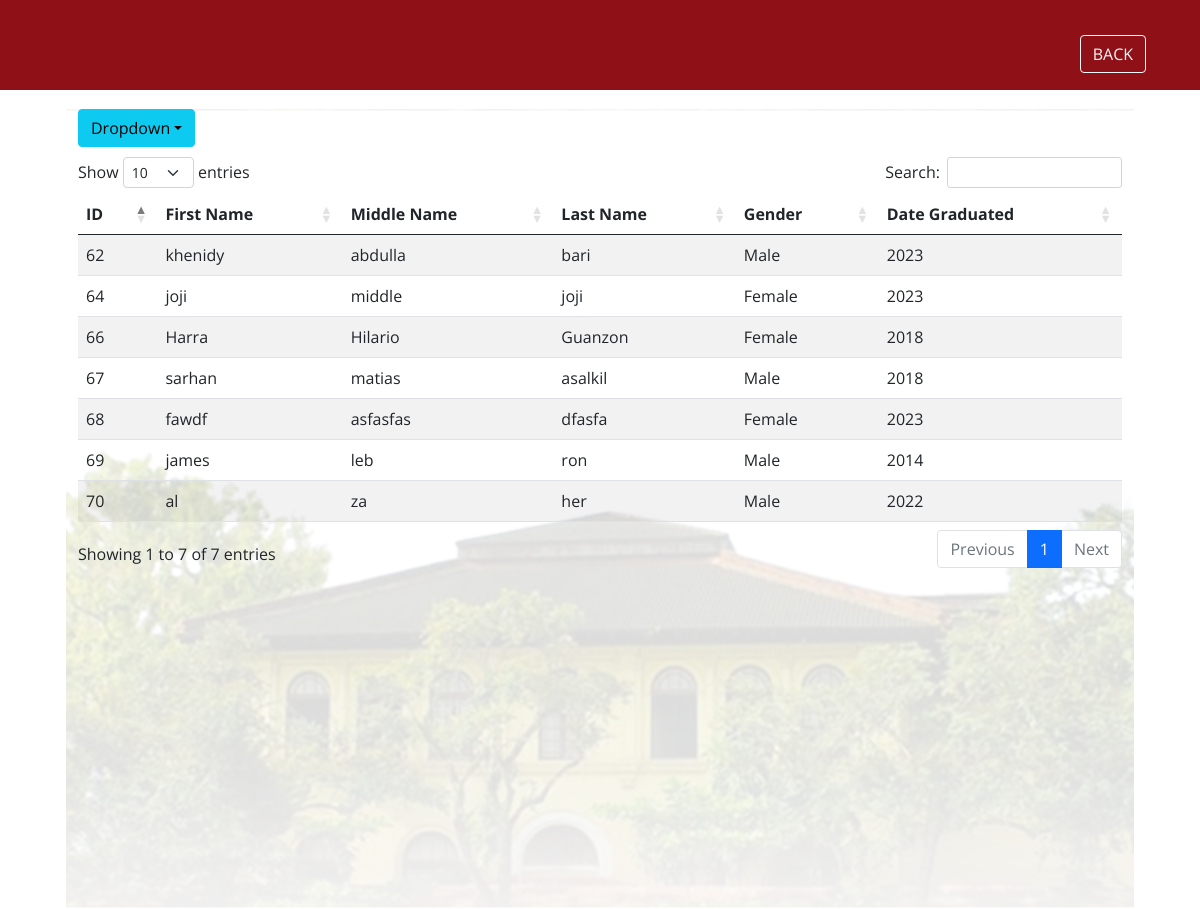
Page /listjhs.php on the committed database.
### tables this page shows
CREATE TABLE `highschool` (
  `id` int(11) NOT NULL,
  `name` varchar(225) NOT NULL,
  `middle` varchar(225) NOT NULL,
  `last` varchar(225) NOT NULL,
  `gender` varchar(225) NOT NULL,
  `dategraduated` int(11) NOT NULL
);

### listjhs.php (the view, shortened to what this page needs)
<!DOCTYPE html>
<html>
<head>
  <link rel="stylesheet" href="https://cdn.datatables.net/1.10.18/css/dataTables.bootstrap4.min.css">
  <link href="https://cdn.jsdelivr.net/npm/simple-datatables@latest/dist/style.css" rel="stylesheet" />
  <link href="https://cdnjs.cloudflare.com/ajax/libs/twitter-bootstrap/5.2.0/css/bootstrap.min.css" rel="stylesheet" />
  <link href="https://cdn.datatables.net/1.13.3/css/dataTables.bootstrap5.min.csss" rel="stylesheet" />
  <link href="vendor/bootstrap/css/bootstrap.min.css" rel="stylesheet">
  <link rel="stylesheet" href="assets/css/fontawesome.css">
  <link rel="stylesheet" href="assets/css/main.css">
  <link rel="stylesheet" href="assets/css/animated.css">
  <link rel="stylesheet" href="assets/css/owl.css">
<header class="header-area header-sticky wow slideInDown" data-wow-duration="0.75s" data-wow-delay="0s">
  <div class="container">
    <div class="row">
      <div class="col-12">
        <nav class="main-nav">
          <a href="index.php">
            <button type="button" class="btn btn-outline-light" style="margin-top: 35px; float: right">BACK</button></a>
</head>
<body>
  <div class="container"style="justify-content: center; padding-top: 10%;">
    <div class="row">
      <section class="vh-100" style="background-image: url('assets/images/MAINN.png');background-position: center;">
        <div class="col-md-12">
          <div class="table-responsive">
            <table id="example" class="table table-striped table-boardered table-hover" style="width:100%">
            <div class="btn-group">
              <thead>
                <tr>
                  <th>ID</th>
                  <th>First Name</th>
                  <th>Middle Name</th>
                  <th>Last Name</th>
                  <th>Gender</th>
                  <th>Date Graduated</th>
                </tr>
              </thead>
<div class="dropdown">
  <button class="btn btn-info dropdown-toggle">Dropdown</button>
  <div style="padding-top: 10px;">
  </div>
</div>
              <tbody>
                        <?php
                        $servername = "localhost";
                        $username = "root";
                        $password = "";
                        $dbname = "alumni";
                        $conn = mysqli_connect($servername, $username, $password, $dbname);
                        $sql = "SELECT * FROM highschool WHERE id=id";
                        $result = $conn->query($sql);
                        while ($row = $result->fetch_assoc()) {
                          echo "
                    <tr>
                    <td>  $row[id] </td>
                     <td>  $row[name]  </td>
                     <td>  $row[middle]  </td>
                      <td>  $row[last]  </td>
                      <td>  $row[gender]  </td>
                      <td>  $row[dategraduated]  </td>
                       </tr>
                    ";
                        }
                        ?>
                      </tbody>
                    </table>
          </body>
</html>

### assets/css/main.css (style rules this page uses)
html, body, div, span, applet, object, iframe, h1, h2, h3, h4, h5, h6, p, blockquote, div pre, a, abbr, acronym, address, big, cite, code, del, dfn, em, font, img, ins, kbd, q, s, samp, small, strike, strong, sub, sup, tt, var, b, u, i, center, dl, dt, dd, ol, ul, li, figure, header, nav, section, article, aside, footer, figcaption { margin: 0; padding: 0; border: 0; outline: 0; }
header, nav, section, article, aside, footer, hgroup { display: block; }
* { box-sizing: border-box; }
html, body { font-family: 'Open Sans', sans-serif; font-weight: 400; background-color: #fff; -ms-text-size-adjust: 100%; -webkit-font-smoothing: antialiased; -moz-osx-font-smoothing: grayscale; }
a { text-decoration: none !important; }
html, body { background: #fff; font-family: 'Open Sans', sans-serif; }
.header-area { background-color: #8f1016; position: absolute; top: 0px; left: 0px; right: 0px; z-index: 100; height: 90px; -webkit-transition: all .5s ease 0s; -moz-transition: all .5s ease 0s; -o-transition: all .5s ease 0s; transition: all .5s ease 0s; }
.header-area.header-sticky { min-height: 80px; }
@media (max-width: 1200px) { .header-area .main-nav:before { display: none; } }

### listjhs.php (style rules this page uses)
.dropdown { position: relative; display: inline-block; }

### rows in the picture
highschool: id "62", name "khenidy", middle "abdulla", last "bari", gender "Male", dategraduated "2023"
highschool: id "64", name "joji", middle "middle", last "joji", gender "Female", dategraduated "2023"
highschool: id "66", name "Harra", middle "Hilario", last "Guanzon", gender "Female", dategraduated "2018"
highschool: id "67", name "sarhan", middle "matias", last "asalkil", gender "Male", dategraduated "2018"
highschool: id "68", name "fawdf", middle "asfasfas", last "dfasfa", gender "Female", dategraduated "2023"
highschool: id "69", name "james", middle "leb", last "ron", gender "Male", dategraduated "2014"
highschool: id "70", name "al", middle "za", last "her", gender "Male", dategraduated "2022"
